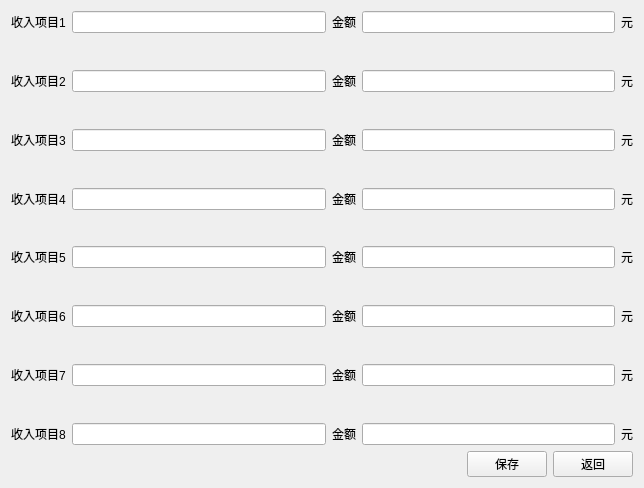
<?xml version="1.0" encoding="UTF-8"?>
<ui version="4.0">
 <class>Income</class>
 <widget class="QWidget" name="Income">
  <property name="geometry">
   <rect>
    <x>0</x>
    <y>0</y>
    <width>644</width>
    <height>488</height>
   </rect>
  </property>
  <property name="windowTitle">
   <string>Form</string>
  </property>
  <layout class="QGridLayout" name="gridLayout_2">
   <item row="0" column="0">
    <layout class="QGridLayout" name="gridLayout">
     <item row="0" column="0">
      <layout class="QHBoxLayout" name="horizontalLayout">
       <item>
        <widget class="QLabel" name="object">
         <property name="text">
          <string>收入项目1</string>
         </property>
        </widget>
       </item>
       <item>
        <widget class="QLineEdit" name="objectedit"/>
       </item>
       <item>
        <widget class="QLabel" name="label">
         <property name="text">
          <string>金额</string>
         </property>
        </widget>
       </item>
       <item>
        <widget class="QLineEdit" name="costedit">
         <property name="enabled">
          <bool>true</bool>
         </property>
        </widget>
       </item>
       <item>
        <widget class="QLabel" name="label_2">
         <property name="text">
          <string>元</string>
         </property>
        </widget>
       </item>
      </layout>
     </item>
     <item row="1" column="0">
      <spacer name="verticalSpacer">
       <property name="orientation">
        <enum>Qt::Vertical</enum>
       </property>
       <property name="sizeHint" stdset="0">
        <size>
         <width>20</width>
         <height>17</height>
        </size>
       </property>
      </spacer>
     </item>
     <item row="2" column="0">
      <layout class="QHBoxLayout" name="horizontalLayout_2">
       <item>
        <widget class="QLabel" name="object_2">
         <property name="text">
          <string>收入项目2</string>
         </property>
        </widget>
       </item>
       <item>
        <widget class="QLineEdit" name="objectedit_2">
         <property name="enabled">
          <bool>true</bool>
         </property>
        </widget>
       </item>
       <item>
        <widget class="QLabel" name="label_3">
         <property name="text">
          <string>金额</string>
         </property>
        </widget>
       </item>
       <item>
        <widget class="QLineEdit" name="costedit_2">
         <property name="enabled">
          <bool>true</bool>
         </property>
        </widget>
       </item>
       <item>
        <widget class="QLabel" name="label_10">
         <property name="text">
          <string>元</string>
         </property>
        </widget>
       </item>
      </layout>
     </item>
     <item row="3" column="0">
      <spacer name="verticalSpacer_2">
       <property name="orientation">
        <enum>Qt::Vertical</enum>
       </property>
       <property name="sizeHint" stdset="0">
        <size>
         <width>20</width>
         <height>17</height>
        </size>
       </property>
      </spacer>
     </item>
     <item row="4" column="0">
      <layout class="QHBoxLayout" name="horizontalLayout_3">
       <item>
        <widget class="QLabel" name="object_3">
         <property name="text">
          <string>收入项目3</string>
         </property>
        </widget>
       </item>
       <item>
        <widget class="QLineEdit" name="objectedit_3">
         <property name="enabled">
          <bool>true</bool>
         </property>
        </widget>
       </item>
       <item>
        <widget class="QLabel" name="label_4">
         <property name="text">
          <string>金额</string>
         </property>
        </widget>
       </item>
       <item>
        <widget class="QLineEdit" name="costedit_3">
         <property name="enabled">
          <bool>true</bool>
         </property>
        </widget>
       </item>
       <item>
        <widget class="QLabel" name="label_11">
         <property name="text">
          <string>元</string>
         </property>
        </widget>
       </item>
      </layout>
     </item>
     <item row="5" column="0">
      <spacer name="verticalSpacer_3">
       <property name="orientation">
        <enum>Qt::Vertical</enum>
       </property>
       <property name="sizeHint" stdset="0">
        <size>
         <width>20</width>
         <height>17</height>
        </size>
       </property>
      </spacer>
     </item>
     <item row="6" column="0">
      <layout class="QHBoxLayout" name="horizontalLayout_4">
       <item>
        <widget class="QLabel" name="object_4">
         <property name="text">
          <string>收入项目4</string>
         </property>
        </widget>
       </item>
       <item>
        <widget class="QLineEdit" name="objectedit_4">
         <property name="enabled">
          <bool>true</bool>
         </property>
        </widget>
       </item>
       <item>
        <widget class="QLabel" name="label_5">
         <property name="text">
          <string>金额</string>
         </property>
        </widget>
       </item>
       <item>
        <widget class="QLineEdit" name="costedit_4">
         <property name="enabled">
          <bool>true</bool>
         </property>
        </widget>
       </item>
       <item>
        <widget class="QLabel" name="label_12">
         <property name="text">
          <string>元</string>
         </property>
        </widget>
       </item>
      </layout>
     </item>
     <item row="7" column="0">
      <spacer name="verticalSpacer_4">
       <property name="orientation">
        <enum>Qt::Vertical</enum>
       </property>
       <property name="sizeHint" stdset="0">
        <size>
         <width>20</width>
         <height>17</height>
        </size>
       </property>
      </spacer>
     </item>
     <item row="8" column="0">
      <layout class="QHBoxLayout" name="horizontalLayout_5">
       <item>
        <widget class="QLabel" name="object_5">
         <property name="text">
          <string>收入项目5</string>
         </property>
        </widget>
       </item>
       <item>
        <widget class="QLineEdit" name="objectedit_5">
         <property name="enabled">
          <bool>true</bool>
         </property>
        </widget>
       </item>
       <item>
        <widget class="QLabel" name="label_6">
         <property name="text">
          <string>金额</string>
         </property>
        </widget>
       </item>
       <item>
        <widget class="QLineEdit" name="costedit_5">
         <property name="enabled">
          <bool>true</bool>
         </property>
        </widget>
       </item>
       <item>
        <widget class="QLabel" name="label_13">
         <property name="text">
          <string>元</string>
         </property>
        </widget>
       </item>
      </layout>
     </item>
     <item row="9" column="0">
      <spacer name="verticalSpacer_5">
       <property name="orientation">
        <enum>Qt::Vertical</enum>
       </property>
       <property name="sizeHint" stdset="0">
        <size>
         <width>20</width>
         <height>17</height>
        </size>
       </property>
      </spacer>
     </item>
     <item row="10" column="0">
      <layout class="QHBoxLayout" name="horizontalLayout_6">
       <item>
        <widget class="QLabel" name="object_7">
         <property name="text">
          <string>收入项目6</string>
         </property>
        </widget>
       </item>
       <item>
        <widget class="QLineEdit" name="objectedit_6">
         <property name="enabled">
          <bool>true</bool>
         </property>
        </widget>
       </item>
       <item>
        <widget class="QLabel" name="label_7">
         <property name="text">
          <string>金额</string>
         </property>
        </widget>
       </item>
       <item>
        <widget class="QLineEdit" name="costedit_6">
         <property name="enabled">
          <bool>true</bool>
         </property>
        </widget>
       </item>
       <item>
        <widget class="QLabel" name="label_14">
         <property name="text">
          <string>元</string>
         </property>
        </widget>
       </item>
      </layout>
     </item>
     <item row="11" column="0">
      <spacer name="verticalSpacer_6">
       <property name="orientation">
        <enum>Qt::Vertical</enum>
       </property>
       <property name="sizeHint" stdset="0">
        <size>
         <width>20</width>
         <height>17</height>
        </size>
       </property>
      </spacer>
     </item>
     <item row="12" column="0">
      <layout class="QHBoxLayout" name="horizontalLayout_7">
       <item>
        <widget class="QLabel" name="object_8">
         <property name="text">
          <string>收入项目7</string>
         </property>
        </widget>
       </item>
       <item>
        <widget class="QLineEdit" name="objectedit_7">
         <property name="enabled">
          <bool>true</bool>
         </property>
        </widget>
       </item>
       <item>
        <widget class="QLabel" name="label_8">
         <property name="text">
          <string>金额</string>
         </property>
        </widget>
       </item>
       <item>
        <widget class="QLineEdit" name="costedit_7">
         <property name="enabled">
          <bool>true</bool>
         </property>
        </widget>
       </item>
       <item>
        <widget class="QLabel" name="label_15">
         <property name="text">
          <string>元</string>
         </property>
        </widget>
       </item>
      </layout>
     </item>
     <item row="13" column="0">
      <spacer name="verticalSpacer_7">
       <property name="orientation">
        <enum>Qt::Vertical</enum>
       </property>
       <property name="sizeHint" stdset="0">
        <size>
         <width>20</width>
         <height>17</height>
        </size>
       </property>
      </spacer>
     </item>
     <item row="14" column="0">
      <layout class="QHBoxLayout" name="horizontalLayout_9">
       <item>
        <layout class="QHBoxLayout" name="horizontalLayout_8">
         <item>
          <widget class="QLabel" name="object_6">
           <property name="text">
            <string>收入项目8</string>
           </property>
          </widget>
         </item>
         <item>
          <widget class="QLineEdit" name="objectedit_8">
           <property name="enabled">
            <bool>true</bool>
           </property>
          </widget>
         </item>
         <item>
          <widget class="QLabel" name="label_9">
           <property name="text">
            <string>金额</string>
           </property>
          </widget>
         </item>
         <item>
          <widget class="QLineEdit" name="costedit_8">
           <property name="enabled">
            <bool>true</bool>
           </property>
          </widget>
         </item>
        </layout>
       </item>
       <item>
        <widget class="QLabel" name="label_16">
         <property name="text">
          <string>元</string>
         </property>
        </widget>
       </item>
      </layout>
     </item>
     <item row="15" column="0">
      <layout class="QHBoxLayout" name="horizontalLayout_10">
       <item>
        <spacer name="horizontalSpacer">
         <property name="orientation">
          <enum>Qt::Horizontal</enum>
         </property>
         <property name="sizeHint" stdset="0">
          <size>
           <width>418</width>
           <height>20</height>
          </size>
         </property>
        </spacer>
       </item>
       <item>
        <widget class="QPushButton" name="savebutton">
         <property name="text">
          <string>保存</string>
         </property>
        </widget>
       </item>
       <item>
        <widget class="QPushButton" name="exitbutton">
         <property name="text">
          <string>返回</string>
         </property>
        </widget>
       </item>
      </layout>
     </item>
    </layout>
   </item>
  </layout>
 </widget>
 <resources/>
 <connections/>
</ui>
